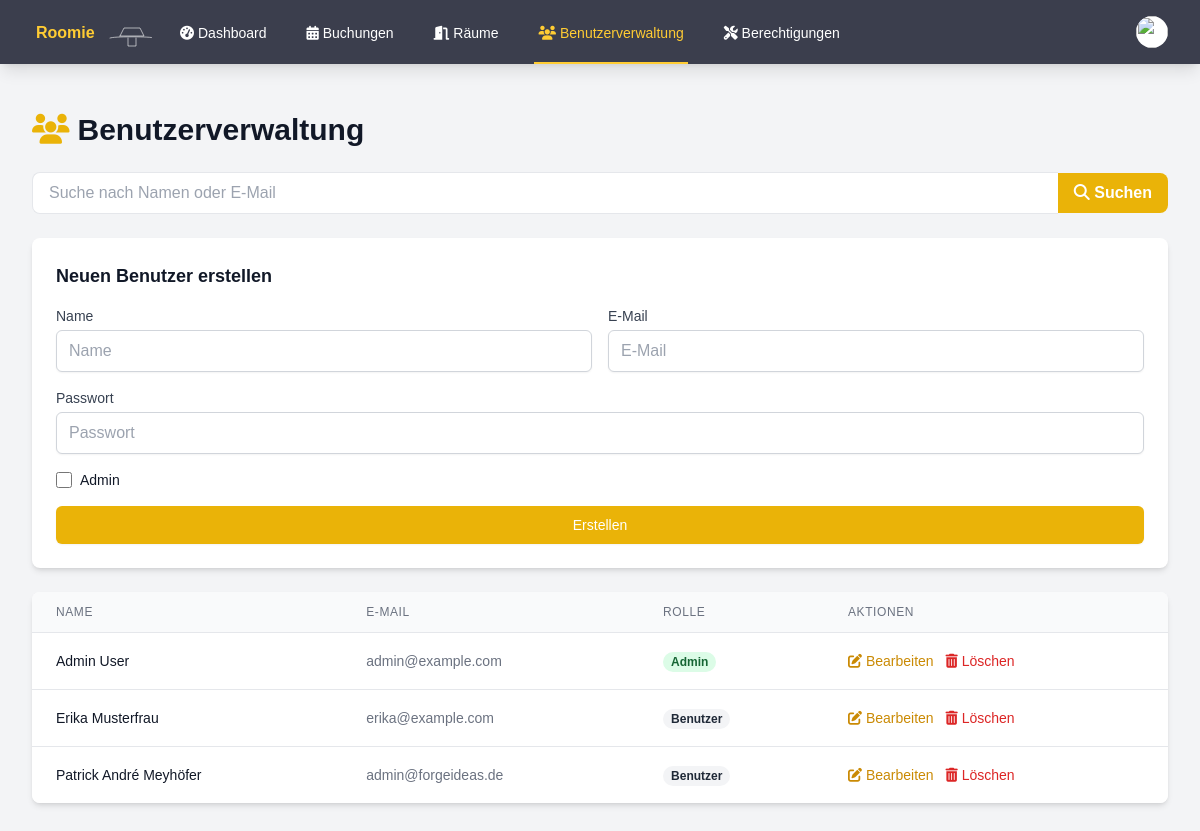
/admin_users.php (signed in), run on an earlier commit of the app's database.
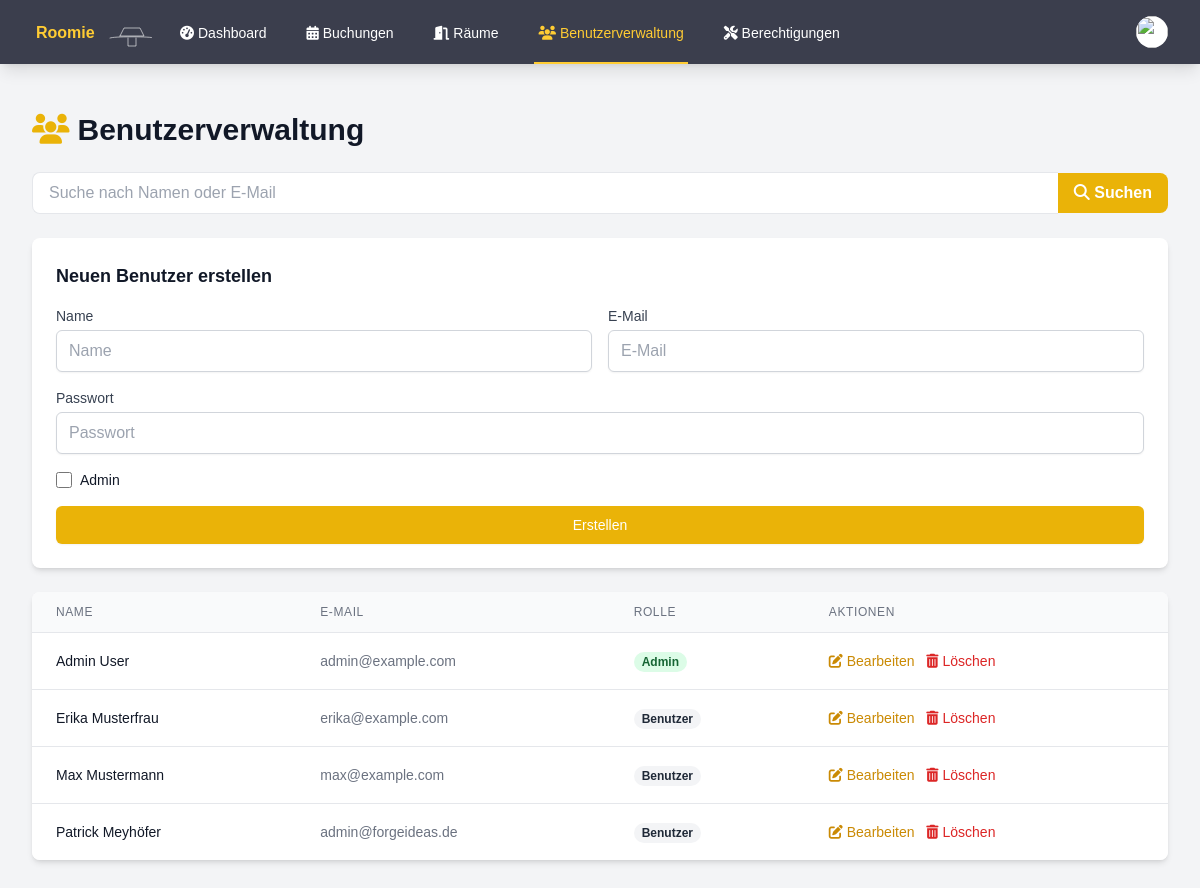
And on a later commit of the database.
### tables this page shows
CREATE TABLE users (
        id INTEGER PRIMARY KEY AUTOINCREMENT,
        name TEXT NOT NULL,
        email TEXT UNIQUE NOT NULL,
        password TEXT NOT NULL,
        is_admin INTEGER DEFAULT 0,
        profile_image VARCHAR(255),
        notifications BOOLEAN DEFAULT 0,
        created_at DATETIME DEFAULT CURRENT_TIMESTAMP
    );

### admin_users.php (the view, shortened to what the changed rows need)
<?php
try {
    $db = getDatabaseConnection();
    $search = $_GET['search'] ?? '';
    $query = 'SELECT id, name, email, is_admin FROM users WHERE name LIKE :search OR email LIKE :search ORDER BY name';
    $stmt = $db->prepare($query);
    $stmt->execute(['search' => "%$search%"]);
    $users = $stmt->fetchAll(PDO::FETCH_ASSOC);
} catch (PDOException $e) {
    $error = "Datenbankfehler: " . $e->getMessage();
}
?>
<!DOCTYPE html>
<html lang="de">
<head>
    <script src="https://cdn.tailwindcss.com"></script>
    <link rel="stylesheet" href="https://cdnjs.cloudflare.com/ajax/libs/font-awesome/6.4.0/css/all.min.css">
    <link rel="stylesheet" href="styles.css">
</head>
<body class="bg-gray-100">
    <div class="max-w-7xl mx-auto py-6 sm:px-6 lg:px-8">
        <div class="px-4 py-6 sm:px-0">
            <h1 class="text-3xl font-bold text-gray-900 mb-6">
                <i class="fas fa-users text-yellow-500 mr-2"></i>Benutzerverwaltung
            </h1>
            <div class="bg-white shadow-md rounded-lg overflow-hidden">
                <table class="min-w-full divide-y divide-gray-200">
                    <thead class="bg-gray-50">
                        <tr>
                            <th scope="col" class="px-6 py-3 text-left text-xs font-medium text-gray-500 uppercase tracking-wider">Name</th>
                            <th scope="col" class="px-6 py-3 text-left text-xs font-medium text-gray-500 uppercase tracking-wider">E-Mail</th>
                            <th scope="col" class="px-6 py-3 text-left text-xs font-medium text-gray-500 uppercase tracking-wider">Rolle</th>
                            <th scope="col" class="px-6 py-3 text-left text-xs font-medium text-gray-500 uppercase tracking-wider">Aktionen</th>
                        </tr>
                    </thead>
                    <tbody class="bg-white divide-y divide-gray-200">
                        <?php foreach ($users as $user) : ?>
                            <tr>
                                <td class="px-6 py-4 whitespace-nowrap">
                                    <div class="text-sm font-medium text-gray-900"><?php echo htmlspecialchars($user['name']); ?></div>
                                </td>
                                <td class="px-6 py-4 whitespace-nowrap">
                                    <div class="text-sm text-gray-500"><?php echo htmlspecialchars($user['email']); ?></div>
                                </td>
                                <td class="px-6 py-4 whitespace-nowrap">
                                    <?php if ($user['is_admin']) : ?>
                                        <span class="px-2 inline-flex text-xs leading-5 font-semibold rounded-full bg-green-100 text-green-800">
                                            Admin
                                        </span>
                                    <?php else : ?>
                                        <span class="px-2 inline-flex text-xs leading-5 font-semibold rounded-full bg-gray-100 text-gray-800">
                                            Benutzer
                                        </span>
                                    <?php endif; ?>
                                </td>
                                <td class="px-6 py-4 whitespace-nowrap text-sm font-medium">
                                    <button onclick="openEditModal(<?php echo htmlspecialchars(json_encode($user)); ?>)" class="text-yellow-600 hover:text-yellow-900 mr-2">
                                        <i class="fas fa-edit"></i> Bearbeiten
                                    </button>
                                    <form action="admin_users.php" method="POST" class="inline" onsubmit="return confirm('Sind Sie sicher, dass Sie diesen Benutzer löschen möchten?');">
                                        <button type="submit" class="text-red-600 hover:text-red-900">
                                            <i class="fas fa-trash-alt"></i> Löschen
                                        </button>
                                    </form>
                                </td>
                            </tr>
                        <?php endforeach; ?>
                    </tbody>
                </table>
            </div>
        </div>
    </div>
</body>
</html>

What changed in the data, as far as the page shows it:
added users: name "Max Mustermann", email "max@example.com", is_admin "Benutzer"
changed users "admin@forgeideas.de": name "Patrick André Meyhöfer" → "Patrick Meyhöfer"
